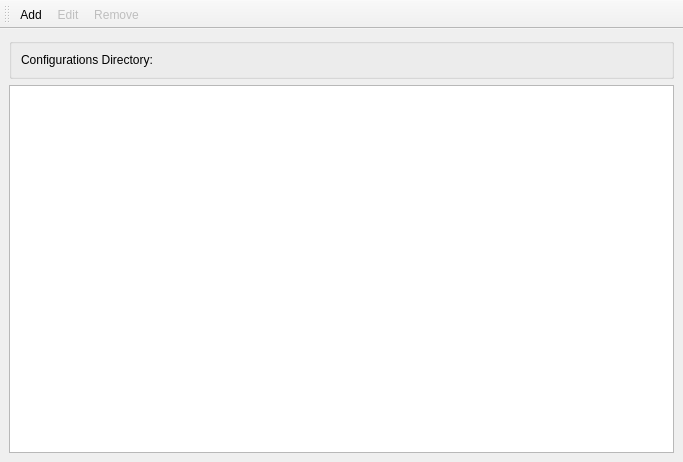
<?xml version="1.0" encoding="UTF-8"?>
<ui version="4.0">
 <class>PropertiesMainWindow</class>
 <widget class="QMainWindow" name="PropertiesMainWindow">
  <property name="geometry">
   <rect>
    <x>0</x>
    <y>0</y>
    <width>683</width>
    <height>462</height>
   </rect>
  </property>
  <property name="windowTitle">
   <string>Properties</string>
  </property>
  <widget class="QWidget" name="centralwidget">
   <layout class="QVBoxLayout" name="verticalLayout">
    <item>
     <widget class="QGroupBox" name="groupBox">
      <property name="title">
       <string/>
      </property>
      <layout class="QHBoxLayout" name="horizontalLayout">
       <item>
        <widget class="QLabel" name="label">
         <property name="sizePolicy">
          <sizepolicy hsizetype="Fixed" vsizetype="Preferred">
           <horstretch>0</horstretch>
           <verstretch>0</verstretch>
          </sizepolicy>
         </property>
         <property name="text">
          <string>Configurations Directory:</string>
         </property>
        </widget>
       </item>
       <item>
        <widget class="QLabel" name="m_directory">
         <property name="text">
          <string/>
         </property>
        </widget>
       </item>
      </layout>
     </widget>
    </item>
    <item>
     <widget class="QTreeView" name="m_view"/>
    </item>
   </layout>
   <zorder>m_view</zorder>
   <zorder>groupBox</zorder>
  </widget>
  <widget class="QToolBar" name="toolBar">
   <property name="windowTitle">
    <string>toolBar</string>
   </property>
   <attribute name="toolBarArea">
    <enum>TopToolBarArea</enum>
   </attribute>
   <attribute name="toolBarBreak">
    <bool>false</bool>
   </attribute>
   <addaction name="m_addAction"/>
   <addaction name="m_editAction"/>
   <addaction name="m_removeAction"/>
  </widget>
  <action name="m_addAction">
   <property name="icon">
    <iconset resource="resources.qrc">
     <normaloff>:/img/add_22x22.png</normaloff>:/img/add_22x22.png</iconset>
   </property>
   <property name="text">
    <string>Add</string>
   </property>
   <property name="toolTip">
    <string>Add New Propertie</string>
   </property>
  </action>
  <action name="m_removeAction">
   <property name="enabled">
    <bool>false</bool>
   </property>
   <property name="icon">
    <iconset resource="resources.qrc">
     <normaloff>:/img/remove_22x22.png</normaloff>:/img/remove_22x22.png</iconset>
   </property>
   <property name="text">
    <string>Remove</string>
   </property>
   <property name="toolTip">
    <string>Remove Selected Propertie</string>
   </property>
  </action>
  <action name="m_editAction">
   <property name="enabled">
    <bool>false</bool>
   </property>
   <property name="icon">
    <iconset resource="resources.qrc">
     <normaloff>:/img/edit_22x22.png</normaloff>:/img/edit_22x22.png</iconset>
   </property>
   <property name="text">
    <string>Edit</string>
   </property>
   <property name="toolTip">
    <string>Edit Properties</string>
   </property>
  </action>
 </widget>
 <resources>
  <include location="resources.qrc"/>
  <include location="resources.qrc"/>
  <include location="resources.qrc"/>
 </resources>
 <connections/>
</ui>
